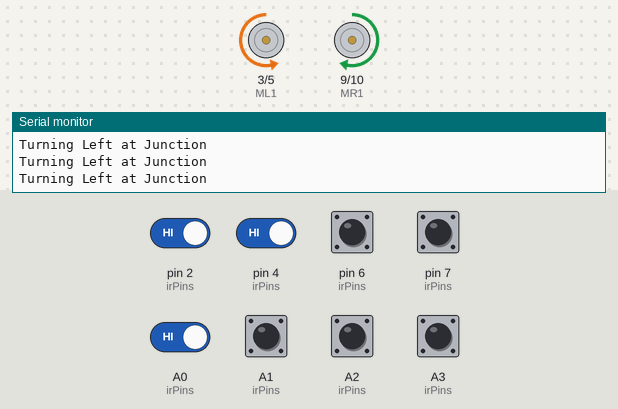
This sketch was run on a simulated Arduino Uno, built with avr-gcc and run on an emulated ATmega328P. On the bench: motor-driver pin pairs drawn as motors (green arrow = first pin HIGH = forward, orange = second pin HIGH = backward, longer = more drive), the last lines printed to the serial monitor. The inputs (shaded band) are chosen by the test bench; at power-on: A0 (irPins), A1 (irPins), A2 (irPins), A3 (irPins), pin 2 (irPins), pin 4 (irPins), pin 6 (irPins), pin 7 (irPins) HIGH.

Above: at 1.27 s.
1.6 s: pin 2 (irPins) driven LOW
At 1.6 s:
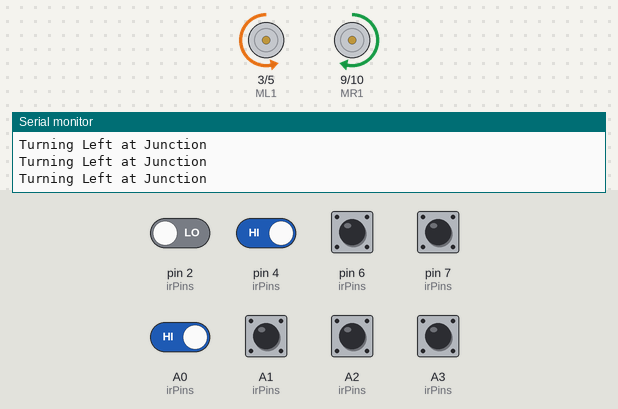
3.6 s: pin 2 (irPins) driven HIGH
At 3.82 s:
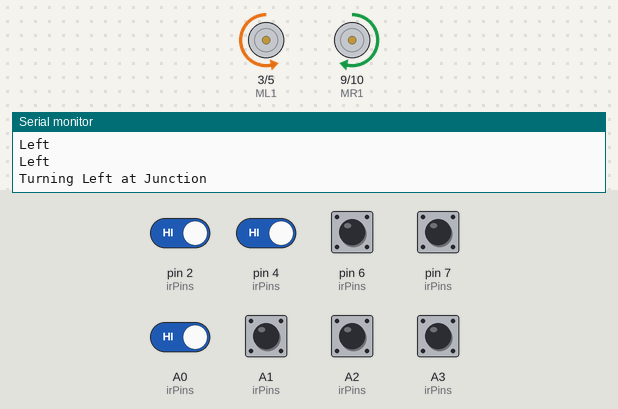
6.6 s: pin 4 (irPins) driven LOW
At 6.6 s:
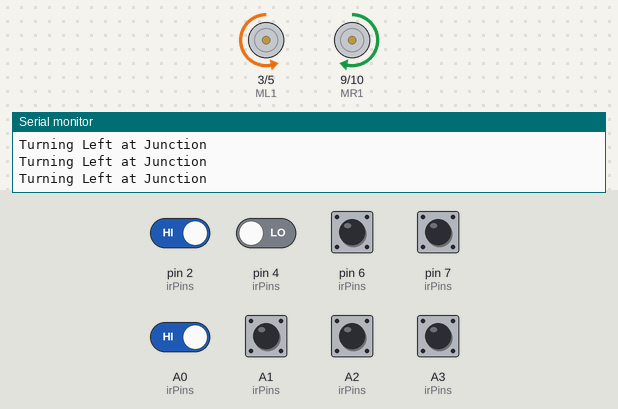
9.6 s: pin 4 (irPins) driven HIGH
At 9.83 s:
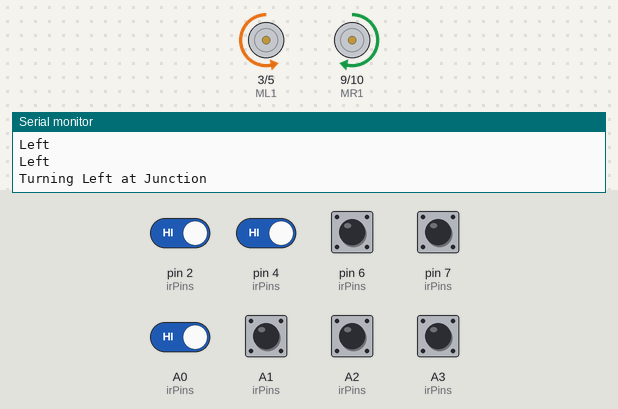
12.6 s: A0 (irPins) driven LOW
At 12.6 s:
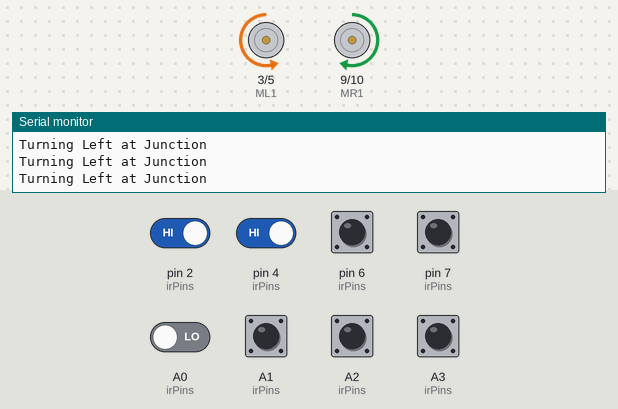
14.1 s: pin 2 (irPins) driven LOW and pin 4 (irPins) driven LOW
At 14.8 s:
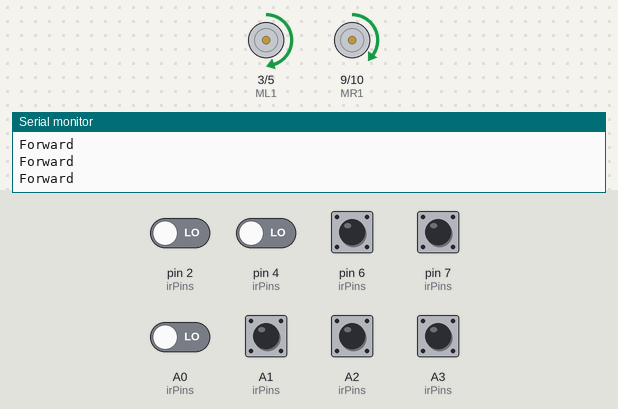
Timing chart, 0 to 16.6 s (numbered marks = the images above; inputs shaded):
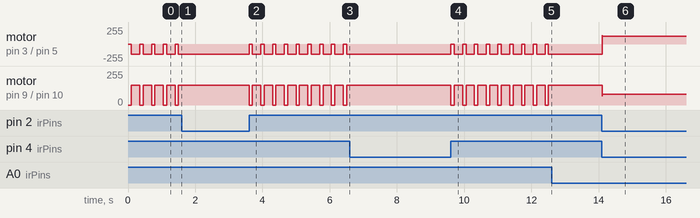

The sketch:

Krishna-LeftTurnGotChill.ino
```cpp
#define ir1  A3
#define ir2  A2
#define ir3  7
#define ir4  6
#define ir5  A1
#define ir6  4
#define ir7  A0
#define ir8  2

#define ML1 3
#define ML2 5
#define MR1 9
#define MR2 10

int irPins[8] = {ir1, ir2, ir3, ir4, ir5, ir6, ir7, ir8};

int v = 150;
int u = 0;

int baseSpeed = 100;  // Increased speed
float Kp = 20, Ki = 0, Kd = 15;  // Increased Kd for faster correction
int ir[8];
int lastError = 0;
float integral = 0;

void setup() {
  for (int i = 0; i < 8; i++) {
    pinMode(irPins[i], INPUT);
  }

  pinMode(ML1, OUTPUT);
  pinMode(ML2, OUTPUT);
  pinMode(MR1, OUTPUT);
  pinMode(MR2, OUTPUT);

  Serial.begin(9600);
}

int calculateError() {
  int weights[8] = {-4, -3, -2, -1, 1, 2, 3, 4};
  int sum = 0, activeSensors = 0;

  for (int i = 0; i < 8; i++) {
    ir[i] = digitalRead(irPins[i]);
    sum += ir[i] * weights[i];
    activeSensors += ir[i];
  }

  return (activeSensors == 0) ? lastError : sum / activeSensors;
}

void pidControl() {
  int error = calculateError();
  int derivative = error - lastError;
  integral += error;
  int correction = (Kp * error) + (Ki * integral) + (Kd * derivative);
  lastError = error;

  int leftSpeed = constrain(baseSpeed - correction, 0, 255);
  int rightSpeed = constrain(baseSpeed + correction, 0, 255);

  analogWrite(ML1, leftSpeed);
  analogWrite(ML2, 0);
  analogWrite(MR1, rightSpeed);
  analogWrite(MR2, 0);
}

void turnLeft() {
  analogWrite(ML1, u);
  analogWrite(ML2, v);
  analogWrite(MR1, v);
  analogWrite(MR2, u);
}

void turnRight() {
  analogWrite(ML1, v);
  analogWrite(ML2, u);
  analogWrite(MR1, u);
  analogWrite(MR2, v);
}

void turnBackward() {
  analogWrite(ML1, v);
  analogWrite(ML2, u);
  analogWrite(MR1, u);
  analogWrite(MR2, v);
}

void brake() {
  analogWrite(ML1, 0);
  analogWrite(ML2, 0);
  analogWrite(MR1, 0);
  analogWrite(MR2, 0);
  delay(100);  // Small delay for stability
}

void loop() {
  for (int i = 0; i < 8; i++) {
    ir[i] = digitalRead(irPins[i]);
  }

  // Check if a junction exists (multiple sensors detecting black)
  int activeSensors = 0;
  for (int i = 0; i < 8; i++) {
    activeSensors += ir[i];
  }

  // If a left-only junction is detected (left sensors active but not right)
  if ((ir[7] && ir[6] && ir[5])) {
    brake();  // Stop briefly to avoid overshoot
    baseSpeed = 50; // Reduce speed for the turn
    turnLeft();
    Serial.println("Turning Left at Junction");
    delay(250);  // Give time to turn
    baseSpeed = 100; // Restore speed after turn
  }else if(ir[7] || ir[6] || ir[5]){
    turnLeft();
    Serial.println("Left");
  }
  else if (ir[3] || ir[4]) { // Move forward if center sensors detect black
    pidControl();
    Serial.println("Forward");
  }
  else if (ir[0] || ir[1] || ir[2]) { // Turn right if right sensors detect black
    turnRight();
    Serial.println("Right");
  }
  else {
    delay(50);
    turnBackward();
    Serial.println("Backward");
  }
}
```

Measured:
- after the input at 1.6 s, motor on pin 3 (ML1) / pin 5 (ML2): stops changing and stays backward 150/255; motor on pin 9 (MR1) / pin 10 (MR2): stops changing and stays forward 150/255
- after the input at 3.6 s, motor on pin 3 (ML1) / pin 5 (ML2): alternates backward 150/255 for 0.25 s and stopped for 0.10 s, starting at once; motor on pin 9 (MR1) / pin 10 (MR2): alternates forward 150/255 for 0.25 s and stopped for 0.10 s, starting at once
- after the input at 6.6 s, motor on pin 3 (ML1) / pin 5 (ML2): stops changing and stays backward 150/255; motor on pin 9 (MR1) / pin 10 (MR2): stops changing and stays forward 150/255
- after the input at 9.6 s, motor on pin 3 (ML1) / pin 5 (ML2): alternates backward 150/255 for 0.25 s and stopped for 0.10 s, starting at once; motor on pin 9 (MR1) / pin 10 (MR2): alternates forward 150/255 for 0.25 s and stopped for 0.10 s, starting at once
- after the input at 12.6 s, motor on pin 3 (ML1) / pin 5 (ML2): stops changing and stays backward 150/255; motor on pin 9 (MR1) / pin 10 (MR2): stops changing and stays forward 150/255
- after the input at 14.1 s, motor on pin 3 (ML1) / pin 5 (ML2): backward 150/255 → forward 120/255 at once; motor on pin 9 (MR1) / pin 10 (MR2): forward 150/255 → forward 80/255 at once
- by itself, motor on pin 3 (ML1) / pin 5 (ML2): alternates backward 150/255 for 0.25 s and stopped for 0.10 s
- by itself, motor on pin 9 (MR1) / pin 10 (MR2): alternates forward 150/255 for 0.25 s and stopped for 0.10 s
